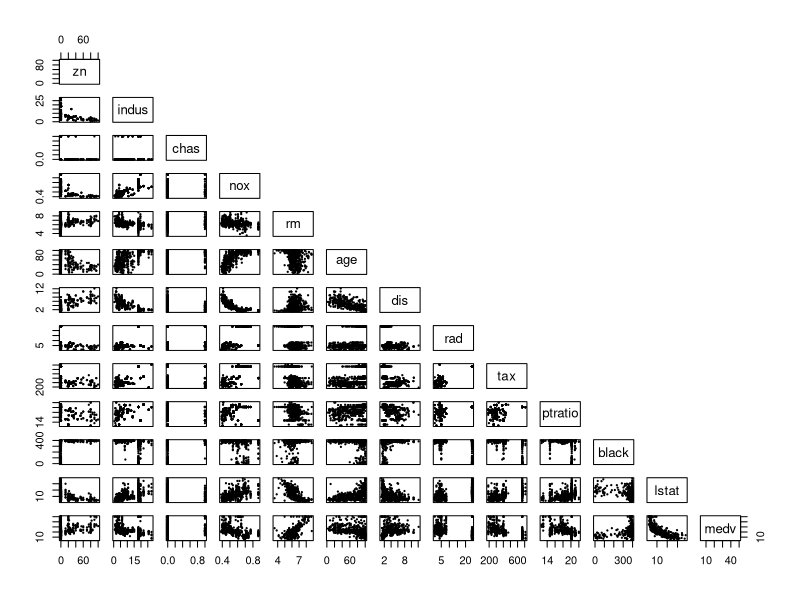
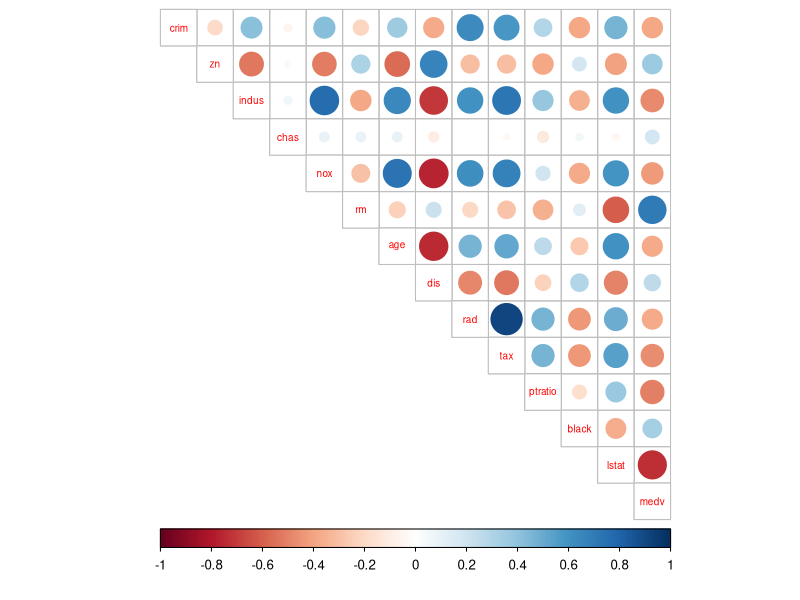
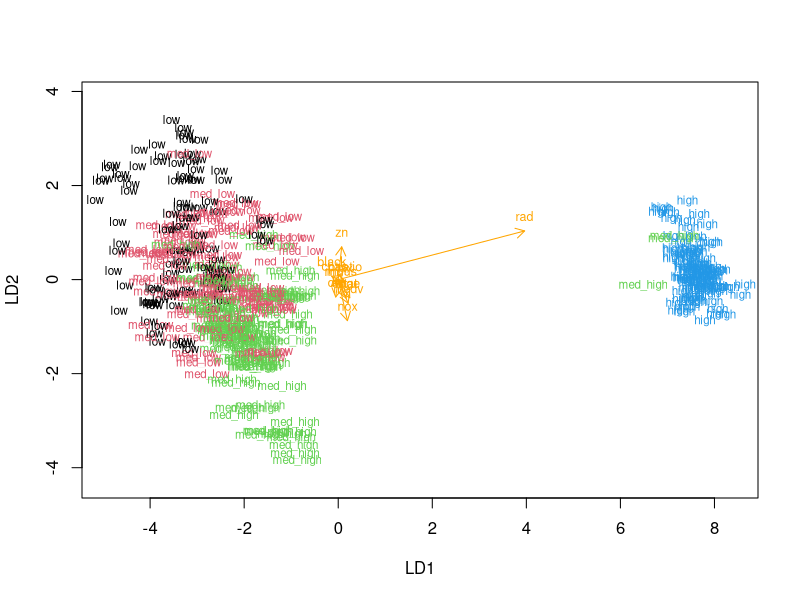

Source code (R) for these figures, in order:
## ---- chunk 1
# access the MASS package
library(MASS)

library(tidyverse)
library(ggplot2)
library(corrplot)

getwd()

## ---- chunk 2
date()
## ---- chunk 3

# load the data
data("Boston")

str(Boston)
summary(Boston)

# plot matrix of the variables
pairs(Boston[,c(2:14)], pch = 20, cex=0.4, upper.panel=NULL)

# rounded correlation matrix
cor_matrix<-cor(Boston) %>% round(digits = 2)

# print the correlation matrix
cor_matrix

# visualisation of the correlation matrix
corrplot(cor_matrix, method="circle", type="upper", cl.pos="b", tl.pos="d", tl.cex = 0.6)


## ---- chunk 4


# center and standardize variables
boston_scaled <- scale(Boston)

# summaries of the scaled variables
summary(boston_scaled)

# class of the boston_scaled object
class(boston_scaled)

# change the object to data frame
boston_scaled <- as.data.frame(boston_scaled)


## ---- chunk 5

# summary of the scaled crime rate
summary(boston_scaled$crim)

# create a quantile vector of crim and print it
bins <- quantile(boston_scaled$crim)
bins

# create a categorical variable 'crime'
crime <- cut(boston_scaled$crim, breaks = bins, include.lowest = TRUE, labels = c("low", "med_low", "med_high", "high"))

# look at the table of the new factor crime
table(crime)

# remove original crim from the dataset
boston_scaled <- dplyr::select(boston_scaled, -crim)

# add the new categorical value to scaled data
boston_scaled <- data.frame(boston_scaled, crime)

# number of rows in the Boston dataset 
n <- nrow(boston_scaled)

# choose randomly 80% of the rows
ind <- sample(n,  size = n * 0.8)

# create train set
train <- boston_scaled[ind,]

# create test set 
test <- boston_scaled[-ind,]

# save the correct classes from test data
correct_classes <- test$crime

# remove the crime variable from test data
test <- dplyr::select(test, -crime)


## ---- chunk 6


# linear discriminant analysis
lda.fit <- lda(crime ~ ., data = train)

# print the lda.fit object
lda.fit

# the function for lda biplot arrows
lda.arrows <- function(x, myscale = 1, arrow_heads = 0.1, color = "orange", tex = 0.75, choices = c(1,2)){
  heads <- coef(x)
  arrows(x0 = 0, y0 = 0, 
         x1 = myscale * heads[,choices[1]], 
         y1 = myscale * heads[,choices[2]], col=color, length = arrow_heads)
  text(myscale * heads[,choices], labels = row.names(heads), 
       cex = tex, col=color, pos=3)
}

# target classes as numeric
classes <- as.numeric(train$crime)

# plot the lda results
plot(lda.fit, dimen = 2, col = classes, pch = classes)
lda.arrows(lda.fit, myscale = 1)

## ---- chunk 7

# save the correct classes from test data
#correct_classes <- test$crime

# remove the crime variable from test data
#test <- dplyr::select(test, -crime)

#####

# predict classes with test data
lda.pred <- predict(lda.fit, newdata = test)

# cross tabulate the results
table(correct = correct_classes, predicted = lda.pred$class)



## ---- chunk 8

data("Boston")

# center and standardize variables
boston_scaled <- scale(Boston)

# summaries of the scaled variables
summary(boston_scaled)

# class of the boston_scaled object
class(boston_scaled)

# change the object to data frame
boston_scaled <- as.data.frame(boston_scaled)
